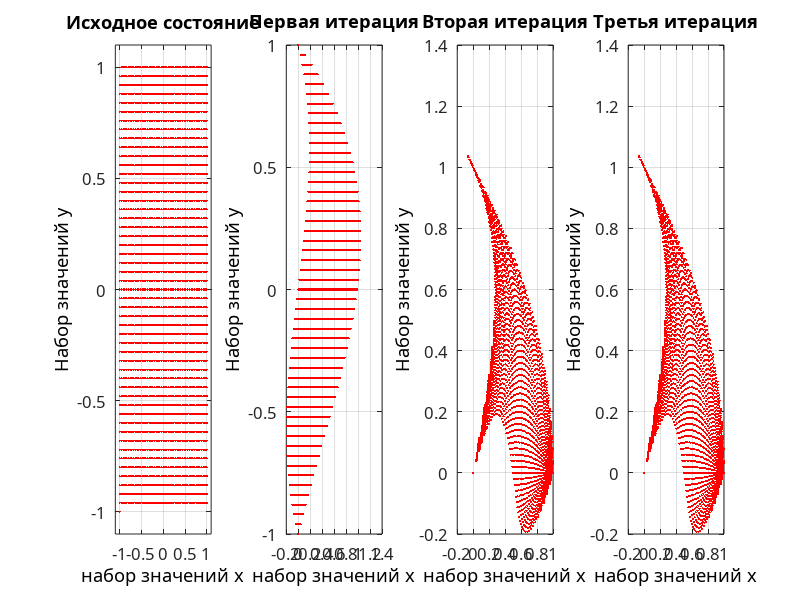

The MATLAB script that drew this image:
clc; clear all; close all;
epsilon = 0.5; lambda = 0.5;
N = 100;

for i = 0:50
    for j = 0:50
        x0(1+i*50+j) = 0.04*i - 1;
        y0(1+j*50+i) = 0.04*i - 1;
    end
end

subplot(1,4,1)
plot(x0, y0, 'r.', 'MarkerSize', 5);
set(gca, 'FontName', 'Arial Cyr', 'FontSize',12);
title('Исходное состояние','Color','k');
xlabel('набор значений х','Color','k'); 
ylabel('Набор значений у','Color','k')  
axis([-1.1 1.1 -1.1 1.1])
grid on
hold on

for k = 1:2551
    x1(k) = (lambda + epsilon*(x0(k) - y0(k)))*(1 - x0(k)^2);
    y1(k) = x0(k);
end

subplot(1,4,2)
plot(x1, y1, 'r.', 'MarkerSize', 5);
set(gca, 'FontName', 'Arial Cyr', 'FontSize',12);
title('Первая итерация','Color','k');
xlabel('набор значений х','Color','k'); 
ylabel('Набор значений у','Color','k')  
grid on
hold on

for l = 1:2551
    x2(l) = (lambda + epsilon*(x1(l) - y1(l)))*(1 - x1(l)^2);
    y2(l) = x1(l);
end

subplot(1,4,3)
plot(x2, y2, 'r.', 'MarkerSize', 5);
set(gca, 'FontName', 'Arial Cyr', 'FontSize',12);
title('Вторая итерация','Color','k');
xlabel('набор значений х','Color','k'); 
ylabel('Набор значений у','Color','k')  
grid on
hold on

for m = 1:2551
    x3(m) = (lambda + epsilon*(x2(m) - y2(m)))*(1 - x2(m)^2);
    y3(m) = x2(m);
end

subplot(1,4,4)
plot(x2, y2, 'r.', 'MarkerSize', 5);
set(gca, 'FontName', 'Arial Cyr', 'FontSize',12);
title('Третья итерация','Color','k');
xlabel('набор значений х','Color','k'); 
ylabel('Набор значений у','Color','k')  
grid on
hold on